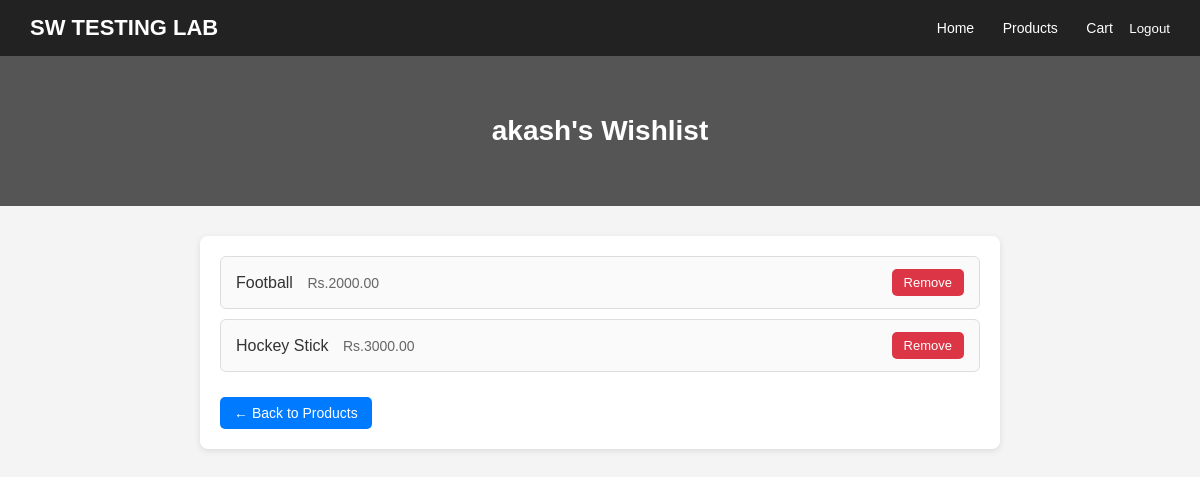
Screenshot of /wishlist/ (signed in) with the database file from the repository.
### myapp/models.py (models this page shows, shortened)
class Wishlist(models.Model):
    user = models.OneToOneField(User, on_delete=models.CASCADE)
    products = models.ManyToManyField(Product, blank=True)

class Product(models.Model):
    name = models.CharField(max_length=255)
    price = models.DecimalField(max_digits=8, decimal_places=2)
    discount_price = models.DecimalField(max_digits=8, decimal_places=2, null=True, blank=True)
    description = models.TextField(blank=True)
    stock = models.PositiveIntegerField(default=0)
    category = models.ForeignKey(Category, on_delete=models.SET_NULL, null=True, blank=True)

### myapp/views.py (the view)
# urls.py: path('wishlist/', views.wishlist_view, name='wishlist'),
@login_required
def wishlist_view(request):
    wishlist = Wishlist.objects.get(user=request.user)
    return render(request, "wishlist.html", {"wishlist": wishlist})

### myapp/templates/wishlist.html (shortened to what this page needs)
{% load static %}
<!DOCTYPE html>
<html lang="en">
<head>
</head>
<body>
    <header>
        <h1>SW TESTING LAB</h1>
        <nav>
            <a href="{% url 'home' %}">Home</a>
            <a href="{% url 'products' %}">Products</a>
            <a href="{% url 'cart' %}">Cart</a>
            {% if user.is_authenticated %}
                <form method="POST" action="{% url 'logout' %}" style="display:inline;">
                    <button type="submit" style="background:none;border:none;color:white;cursor:pointer;">Logout</button>
                </form>
            {% else %}
                <a href="{% url 'signup' %}">Sign Up</a>
                <a href="{% url 'login' %}">Login</a>
            {% endif %}
        </nav>
    </header>
    <section class="hero">
        <h2>{{ wishlist.user.username }}'s Wishlist</h2>
    </section>
    <div class="container">
        <ul class="wishlist-list">
            {% for product in wishlist.products.all %}
                <li class="wishlist-item">
                    <div>
                        <span>{{ product.name }}</span>
                        <span class="price">Rs.{{ product.price }}</span>
                    </div>
                    <a href="{% url 'remove_from_wishlist' product.id %}" class="remove-link">Remove</a>
                </li>
            {% empty %}
                <li class="wishlist-item">Your wishlist is empty.</li>
            {% endfor %}
        </ul>
        <a href="{% url 'products' %}" class="back-link">← Back to Products</a>
    </div>
</body>
</html>

### myapp/templates/wishlist.html (style rules this page uses)
* { margin: 0; padding: 0; box-sizing: border-box; }
body { font-family: Arial, sans-serif; background-color: #f4f4f4; color: #333; }
header { background: #222; padding: 15px 30px; display: flex; justify-content: space-between; align-items: center; color: #fff; }
header h1 { font-size: 22px; }
header nav a { color: #fff; text-decoration: none; margin: 0 12px; font-size: 14px; }
.hero { background: #555; height: 150px; display: flex; align-items: center; justify-content: center; color: #fff; text-align: center; }
.hero h2 { font-size: 28px; }
.container { width: 90%; max-width: 800px; margin: 30px auto; background: #fff; padding: 20px; border-radius: 8px; box-shadow: 0 2px 6px rgba(0,0,0,0.1); }
.wishlist-list { list-style: none; padding: 0; }
.wishlist-item { background: #fafafa; border: 1px solid #ddd; border-radius: 6px; padding: 12px 15px; margin-bottom: 10px; display: flex; justify-content: space-between; align-items: center; }
.wishlist-item span { font-size: 16px; font-weight: 500; }
.wishlist-item .price { font-size: 14px; color: #666; margin-left: 10px; }
.remove-link { background: #dc3545; color: #fff; padding: 6px 12px; border-radius: 5px; text-decoration: none; font-size: 13px; transition: background 0.3s ease; }
.back-link { display: inline-block; margin-top: 15px; background: #007bff; color: #fff; padding: 8px 14px; border-radius: 5px; text-decoration: none; font-size: 14px; }

### rows the page displays
Wishlist: user.username "akash"
Product: name "Football", price "2000.00"
Product: name "Hockey Stick", price "3000.00"
